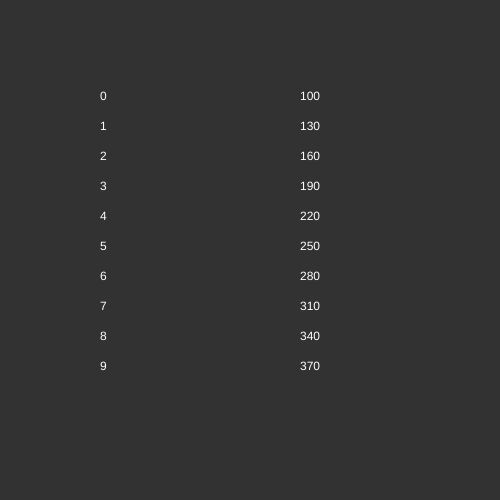
Frame 1 (no input)
Frame 60 (no input): identical to frame 1, image omitted
Frame 120 (the mouse pressed at the canvas centre since frame 60): identical to frame 1, image omitted

The p5.js sketch that drew this single still picture (run headless with seeded random() and noise() and a simulated clock; from frame 60 on, the mouse is pressed at the canvas centre):

// p5.js sketch
// ── sketch.js
function setup() {
  createCanvas(500,500);
  background(50);
  fill(255);
  
  var startX = 100;
  var startY = 100;
  var interval = 30;
  
  // left
  for (var i=0; i<10; i++) {
    text(i, 100, 100 + 30*i);
    //rect(100, 100 + 30*i, 15,15);
  }
  
  // right
  for (var i=100; i<400; i+=30) {
    text(i, 300, i);
    //rect(300, i, 15,15);
  }
  
}

function draw() {
  
}
